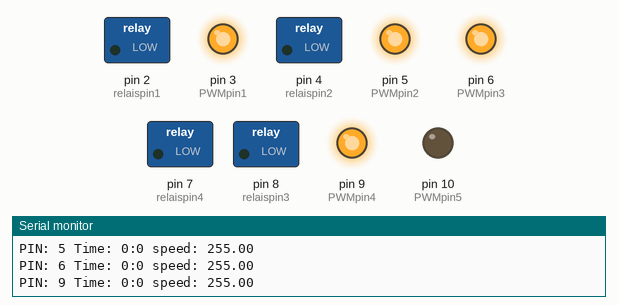
This sketch was run on a simulated Arduino Uno, built with avr-gcc and run on an emulated ATmega328P. Shown: switched loads named in the sketch (green lamp = pin HIGH), output pins drawn as LEDs (lit = HIGH), the last lines printed to the serial monitor.

Above: at 0.1 s.
At 16.4 s:
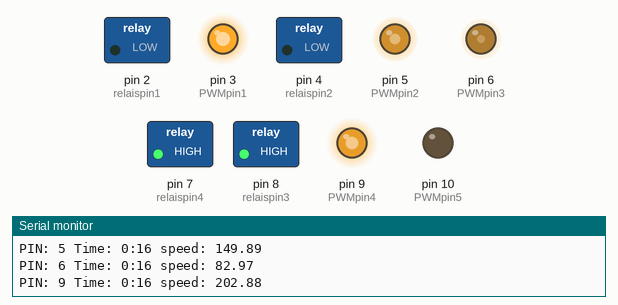
At 19.4 s:
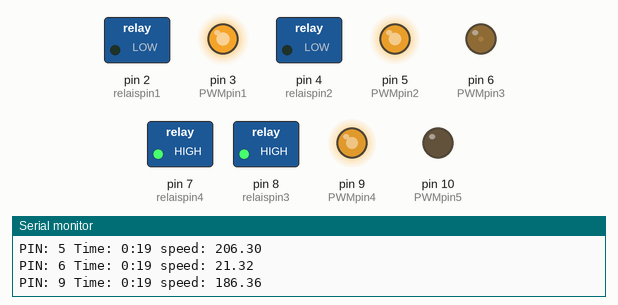
At 21.4 s:
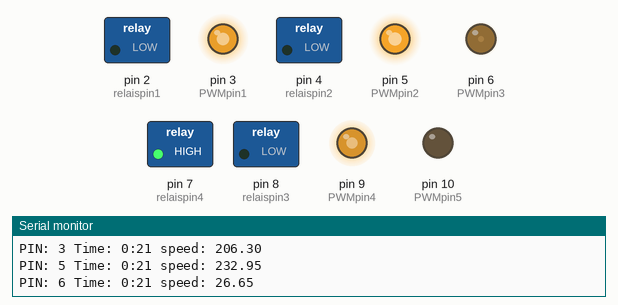
At 23.5 s:
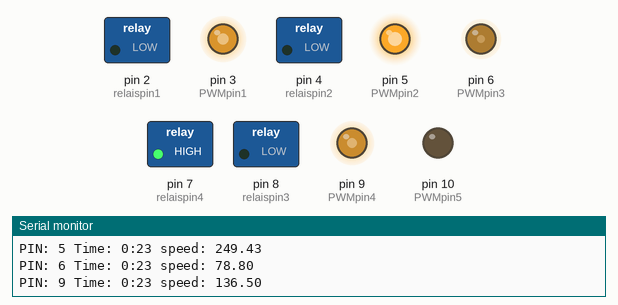
At 30.6 s:
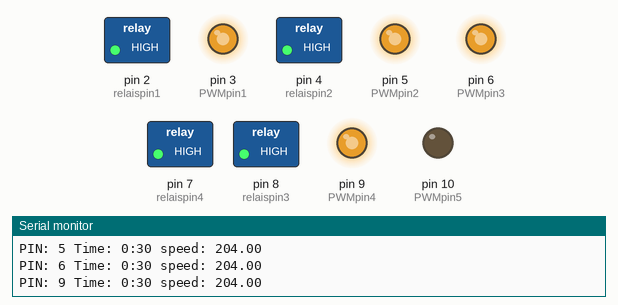
Timing chart, 0 to 32.1 s (numbered marks = the images above):
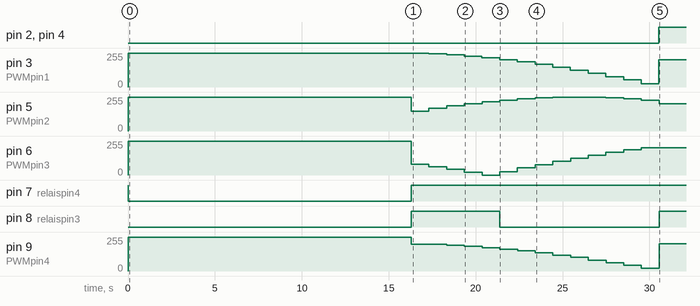

Measured:
- by itself, pin 2 (relaispin1), pin 4 (relaispin2): LOW → HIGH at 30.5 s
- by itself, pin 3 (PWMpin1): ramps from 255/255 to 26/255 and jumps back, once every 30.5 s
- by itself, pin 7 (relaispin4): HIGH → LOW at 0.01 s, → HIGH 16.3 s later
- by itself, pin 8 (relaispin3): LOW → HIGH at 16.3 s, → LOW 5.1 s later, → HIGH 9.2 s later
- by itself, pin 9 (PWMpin4): ramps from 255/255 to 21/255 and jumps back, once every 30.5 s
- by itself, pin 6 (PWMpin3): 0/255 → 255/255 at 0.01 s, → 82/255 16.3 s later, → 63/255 1.0 s later, → 42/255 1.0 s later, … (16 changes in this stretch)
- by itself, pin 5 (PWMpin2): 0/255 → 255/255 at 0.00 s, → 149/255 16.3 s later, → 170/255 1.0 s later, → 189/255 1.0 s later, … (16 changes in this stretch)

The sketch:

PWM_Fan.ino
```cpp
#include "RTClib.h" //Time

unsigned int baudrate = 38400;  //baudrate
// with RTC
//RTC_DS1307 rtc; //Defines the real Time Object
//without RTC
RTC_Millis rtc; //Defines the real Time Object

////////////////////////////////////////////////////////////////////
// hier den Offset und Amplitude und Periodendauer T einstellen
float Amp = 255;
int WS_soil = 0;
float T = 60;//s
float offset_2 = 10;//s
float offset_3 = 20;//s
float offset_4 = 30;//s
float amp_offset = -0.8;
/////////////////////////////////////////////////////////////////////

//Pin Konstanten
const int PWMpin1 = 3;
const int PWMpin2 = 5;
const int PWMpin3 = 6;
const int PWMpin4 = 9;
const int PWMpin5 = 10;

const int relaispin1 = 2;
const int relaispin2 = 4;
const int relaispin3 = 8;
const int relaispin4 = 7;

float speed;

void pwmsinus(int PIN,int relais,float period, float offset = 0, float amp_offset = 1){
    DateTime now = rtc.now();
    float sec = now.second();
    float m = now.minute();
    float min_sec = m*60 + sec;
    speed = Amp * sin((min_sec-offset)/period*2*PI) ;
    float rel_time_2 = min_sec/period*2 - floor(min_sec/period*2);
    float rel_time = min_sec/period - floor(min_sec/period);
    if(rel_time_2 <= 0.5){
      if(rel_time < 0.5){
       speed = Amp;
      }else{
       speed = -Amp;
      }
    }

    if(speed <= 0){
      if(amp_offset < 0){
        speed = speed*abs(amp_offset);
      }
      digitalWrite(relais,HIGH);
    }else{
      if(amp_offset > 0){
        speed = speed*abs(amp_offset);
      }
      digitalWrite(relais,LOW);
    }


    speed = abs(speed);
    analogWrite(PIN, speed);
    Serial.print("PIN: ");
    Serial.print(PIN);
    Serial.print(" Time: ");
    Serial.print(m,0);
    Serial.print(":");
    Serial.print(sec,0);
    Serial.print(" speed: ");
    Serial.println(speed);

}
void pwmfix(int PIN,int speed = 255){

    analogWrite(PIN, speed);
    Serial.print("PIN: ");
    Serial.print(PIN);
    Serial.print(" speed: ");
    Serial.println(speed);
}

void setup() {
  // put your setup code here, to run once:
  pinMode(PWMpin1, OUTPUT);
  pinMode(PWMpin2, OUTPUT);
  pinMode(PWMpin3, OUTPUT);
  pinMode(PWMpin4, OUTPUT);
  pinMode(PWMpin5, OUTPUT);

  pinMode(relaispin1, OUTPUT);
  pinMode(relaispin2, OUTPUT);
  pinMode(relaispin3, OUTPUT);
  pinMode(relaispin4, OUTPUT);

  digitalWrite(relaispin1,HIGH);
  digitalWrite(relaispin2,HIGH);
  digitalWrite(relaispin3,HIGH);
  digitalWrite(relaispin4,HIGH);

  Serial.begin(baudrate);
  // PWM Signal für Ventilatoren am Boden
  pwmfix(PWMpin5,WS_soil);
}

void loop() {
  // speed must be a number between 0 and 255
  pwmsinus(PWMpin1,relaispin1,T,0,amp_offset);
  pwmsinus(PWMpin2,relaispin2,T,offset_2,amp_offset);
  pwmsinus(PWMpin3,relaispin3,T,offset_3,amp_offset);
  pwmsinus(PWMpin4,relaispin4,T,offset_4,amp_offset);

  //pwmfix(PWMpin1);

  delay(1000);
}
```
